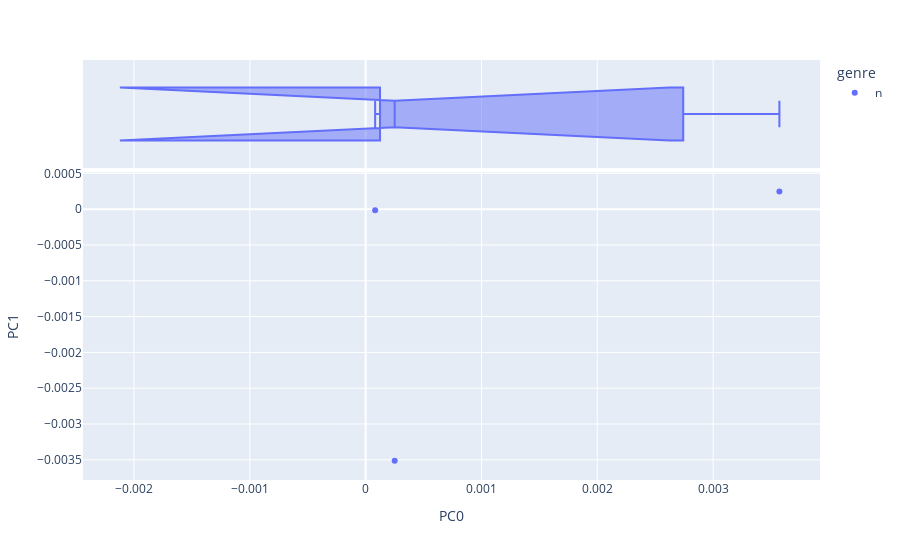

Notebook code for this chart:
### Code cell
vis_pcs(DCM, 0, 1, label = 'genre')

### Figure 1 — Plotly figure (JSON) as saved in the notebook; plotly's stock layout.template omitted (floating-point values rounded to 4 significant figures)
{"data": [{"hovertemplate": "<b>%{hovertext}</b><br><br>genre=n<br>PC0=%{x}<br>PC1=%{y}<extra></extra>", "hovertext": ["141", "121", "42671"], "legendgroup": "n", "marker": {"color": "#636efa", "symbol": "circle"}, "mode": "markers", "name": "n", "orientation": "v", "showlegend": true, "type": "scatter", "x": [0.0002508, 8.206e-05, 0.003572], "xaxis": "x", "y": [-0.003515, -1.428e-05, 0.0002471], "yaxis": "y"}, {"alignmentgroup": "True", "hovertemplate": "<b>%{hovertext}</b><br><br>genre=n<br>PC0=%{x}<extra></extra>", "hovertext": ["141", "121", "42671"], "legendgroup": "n", "marker": {"color": "#636efa", "symbol": "circle"}, "name": "n", "notched": true, "offsetgroup": "n", "showlegend": false, "type": "box", "x": [0.0002508, 8.206e-05, 0.003572], "xaxis": "x2", "yaxis": "y2"}], "layout": {"legend": {"title": {"text": "genre"}, "tracegroupgap": 0}, "margin": {"t": 60}, "xaxis": {"anchor": "y", "domain": [0, 1], "title": {"text": "PC0"}}, "xaxis2": {"anchor": "y2", "domain": [0, 1], "matches": "x", "showgrid": true, "showticklabels": false}, "yaxis": {"anchor": "x", "domain": [0, 0.7326], "title": {"text": "PC1"}}, "yaxis2": {"anchor": "x2", "domain": [0.7426, 1], "matches": "y2", "showgrid": false, "showline": false, "showticklabels": false, "ticks": ""}}}
